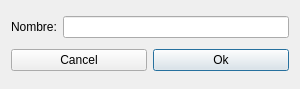
<?xml version="1.0" encoding="UTF-8"?>
<ui version="4.0">
 <class>Dialog</class>
 <widget class="QDialog" name="Dialog">
  <property name="geometry">
   <rect>
    <x>0</x>
    <y>0</y>
    <width>300</width>
    <height>89</height>
   </rect>
  </property>
  <property name="windowTitle">
   <string>Dialog</string>
  </property>
  <layout class="QVBoxLayout" name="verticalLayout">
   <item>
    <layout class="QHBoxLayout" name="horizontalLayout_2">
     <item>
      <widget class="QLabel" name="text">
       <property name="text">
        <string>Nombre:</string>
       </property>
      </widget>
     </item>
     <item>
      <widget class="QLineEdit" name="nameLineEdit"/>
     </item>
    </layout>
   </item>
   <item>
    <layout class="QHBoxLayout" name="horizontalLayout">
     <item>
      <widget class="QPushButton" name="cancelPushButton">
       <property name="text">
        <string>Cancel</string>
       </property>
       <property name="autoDefault">
        <bool>false</bool>
       </property>
      </widget>
     </item>
     <item>
      <widget class="QPushButton" name="okPushButton">
       <property name="text">
        <string>Ok</string>
       </property>
      </widget>
     </item>
    </layout>
   </item>
  </layout>
 </widget>
 <resources/>
 <connections/>
</ui>
